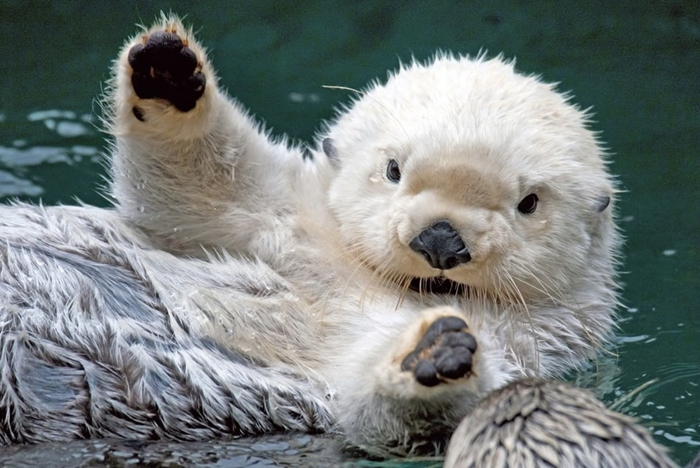
#> input picture DataScience_2023-1/soo.jpg, 700 x 468 px
$ jupyter execute '7_linear_algebra_(solution).ipynb'
#> lines starting #> are read from the running program, lines starting #| are printed output that depends on the picture; long printed decimals are rounded
# 데이터사이언스 (0010085001)

## Exercise 7: Linear Algebra

In this excercise, we plan to perform from the basic usage of linear algebra functions to the application of SVD.

### 1. Basic Linear Algebra

#### option 1) numpy.linalg

##### np.dot / mp.matmul

Dot product of two arrays.
- https://numpy.org/doc/stable/reference/generated/numpy.dot.html

Matrix product of two arrays
- https://numpy.org/doc/stable/reference/generated/numpy.matmul.html

[cell 1]
import numpy as np

[cell 2]
# Scalar product of 3 and 4
results = np.dot(3, 4)
print(results)

[cell 3]
# Dot product of [[1, 0], [0, 1]] and [[4, 1], [2, 2]]
a = [[1, 0],
     [0, 1]]
b = [[4, 1],
     [2, 2]]
results = np.dot(a, b)
print(results)

[cell 4]
# 2D array matrix product of [[1, 0], [0, 1]] and [[4, 1], [0, 1]]
a = np.array([[1, 0],
              [0, 1]])
b = np.array([[4, 1],
              [0, 1]])
results = np.matmul(a, b)
print(results)

[cell 5]
# 2D array and 1D array matrix product of [[1, 0], [0, 1]] and [1, 2]
a = np.array([[1, 0],
              [0, 1]])
b = np.array([1, 2])
results = np.matmul(a, b)
print(results)

# @ operator can be used as a shorthand for np.matmul on ndarrays
results = a @ b
print(results)

##### np.multiply

Multiply arguments element-wise

- https://numpy.org/doc/stable/reference/generated/numpy.multiply.html#numpy-multiply

[cell 6]
# Multiply 2.0 and 4.0
results = np.multiply(2.0, 4.0)
print(results)

[cell 7]
# Element-wise multiplication of [[1, 0], [0, 1]] and [[4, 1], [2, 2]]
a = [[1, 0],
     [0, 1]]
b = [[4, 1],
     [2, 2]]
results = np.multiply(a, b)
print(results)

[cell 8]
# Element-wise multiplication of [[0., 1., 2.], [3., 4., 5.,], [6., 7., 8.,]] and [0., 1., 2]
x1 = np.arange(9.0).reshape((3, 3))
x2 = np.arange(3.0)
results = np.multiply(x1, x2)
print(results)

##### np.inner

Inner product of two arrays
- https://numpy.org/doc/stable/reference/generated/numpy.inner.html

[cell 9]
# Inner product of two vectors [1, 2, 3] and [0, 1, 0]
a = np.array([1, 2, 3])
b = np.array([0, 1, 0])
results = np.inner(a, b)
print(results)

[cell 10]
# Inner product of multidimensional vectors
a = np.arange(24).reshape((2, 3, 4))
b = np.arange(4)
print(a.shape, b.shape)

results = np.inner(a, b)
print(results)
print(results.shape)

[cell 11]
# Inner product of multidimensional vectors
a = np.arange(2).reshape((1, 1, 2))
b = np.arange(6).reshape((3, 2))
print(a.shape, b.shape)
results = np.inner(a, b)
print(results)
print(results.shape)

##### np.linalg.norm

Matrix or vector norm
- https://numpy.org/doc/stable/reference/generated/numpy.linalg.norm.html#numpy-linalg-norm

[cell 12]
from numpy import linalg as LA

[cell 13]
# Set a and b as follows:
a = np.arange(9) - 4
print(a)

b = a.reshape((3, 3))
print(b)

[cell 14]
# Calculate norm of a and b
norm_a = LA.norm(a)
norm_b = LA.norm(b)
print(norm_a)
print(norm_b)

[cell 15]
# Calculate Frobenius norm of b
fro_norm_b = LA.norm(b, ord='fro')
print(fro_norm_b)

[cell 16]
# Calculate infinity norm of a and b
inf_norm_a = LA.norm(a, ord=np.inf)
inf_norm_b = LA.norm(b, ord=np.inf)
print(inf_norm_a)
print(inf_norm_b)

[cell 17]
# Calculate L1 norm of a and b
norm1_a = LA.norm(a, 1)
norm1_b = LA.norm(b, 1)
print(norm1_a)
print(norm1_b)

[cell 18]
# Calculate L2 norm of a and b
norm2_a = LA.norm(a, ord=2)
norm2_b = LA.norm(b, 2)
print(norm2_a)
print(norm2_b)

#### option 2) scipy.linalg
- https://docs.scipy.org/doc/scipy/reference/linalg.html#module-scipy.linalg

[cell 19]
import numpy as np
from scipy import linalg

##### scipy.linalg.inv

Compute the inverse of matrix
- https://docs.scipy.org/doc/scipy/reference/generated/scipy.linalg.inv.html

[cell 20]
# Compute the invers of [[1., 2.], [3., 4.]]
a = np.array([[1., 2.], [3., 4.]])
inv_a = linalg.inv(a)
print(inv_a)

# Compute the multiplication between original and inverse matrices
product = np.matmul(a, inv_a)
print(product)

##### scipy.linalg.det

Compute the determinant of a matrix
- https://docs.scipy.org/doc/scipy/reference/generated/scipy.linalg.det.html#scipy.linalg.det

[cell 21]
# Compute the determinant of [[1,2,3], [4,5,6], [7,8,9]])
a = np.array([[1,2,3], [4,5,6], [7,8,9]])
det_a = linalg.det(a)
print(det_a)

# Compute the determinant of [[0,2,3], [4,5,6], [7,8,9]]
b = np.array([[0,2,3], [4,5,6], [7,8,9]])
det_b = linalg.det(b)
print(det_b)

##### scipy.linalg.norm

Matrix or vector norm
- https://docs.scipy.org/doc/scipy/reference/generated/scipy.linalg.norm.html

[cell 22]
# Set a and b as follows:
a = np.arange(9) - 4
print(a)

b = a.reshape((3, 3))
print(b)

[cell 23]
# Compute norm of a
norm_a = linalg.norm(a)
print(norm_a)

norm_b = linalg.norm(b)
print(norm_b)

[cell 24]
# Compute frobenius norm of b
norm_b_fro = linalg.norm(b, 'fro')
print(norm_b_fro)

[cell 25]
# Compute infinity norm of a and b
norm_inf_a = linalg.norm(a, np.inf)
norm_inf_b = linalg.norm(b, np.inf)
print(norm_inf_a)
print(norm_inf_b)

[cell 26]
# Compute L1 norm of a
norm_l1_a = linalg.norm(a, 1)
print(norm_l1_a)

# Compute L2 norm of b
norm_l2_b = linalg.norm(b, 2)
print(norm_l2_b)

### 2. Eigenvalue

##### np.linalg.eig

Compute the eigenvalues and right eigenvectors of a square array
- https://docs.scipy.org/doc/scipy/reference/generated/scipy.linalg.eig.html#scipy-linalg-eig

[cell 27]
from numpy import linalg as LA
from scipy import linalg

[cell 28]
# Compute eigenvalues of [[1, -1], [1, 1]]
a = np.array([[1, -1], [1, 1]]) # A v = \lambda v
w, v = LA.eig(a)
print(w)
print(v)

##### scipy.linalg.eigvals

Compute eigenvalues from an ordinary or generalized eigenvalue problem
- https://docs.scipy.org/doc/scipy/reference/generated/scipy.linalg.eigvals.html

[cell 29]
# Compute eigenvalues of [[2, 1], [1, 2]]
a = np.array([[2, 1],
              [1, 2]])
eigens = linalg.eigvals(a)
print(eigens)

### 3. Singular Value Decomposition (SVD)

##### numpy.linalg.svd

Singular Value Decomposition
- https://numpy.org/doc/stable/reference/generated/numpy.linalg.svd.html#numpy.linalg.svd

[cell 30]
# Random number generation
a = np.random.randn(9, 6) + 1j*np.random.randn(9, 6)
print(a.shape)

[cell 31]
# SVD on the matrix a
u, s, vh = np.linalg.svd(a)
print(u.shape, s.shape, vh.shape)
print(s)

##### scipy.linalg.svd

Singular Value Decomposition
- https://docs.scipy.org/doc/scipy/reference/generated/scipy.linalg.svd.html#scipy.linalg.svd

[cell 32]
# Random number generation
rng = np.random.default_rng()
m, n = 9, 6
a = rng.standard_normal((m, n)) + 1.j*rng.standard_normal((m, n))
print(a.shape)

[cell 33]
# SVD on the matrix a
u, s, vh = linalg.svd(a)
print(u.shape,  s.shape, vh.shape)
print(s)

### 3. Dimensionality Reduction with SVD

TruncatedSVD is sometimes called Latent Semantic Analysis (LSA)
- https://scikit-learn.org/stable/modules/generated/sklearn.decomposition.TruncatedSVD.html

[cell 34]
import numpy as np
import pandas as pd
import matplotlib.pyplot as plt
import seaborn as sns

from sklearn.datasets import load_iris
from sklearn.decomposition import TruncatedSVD

[cell 35]
# Load iris dataset
iris = load_iris()
dataset= iris.data

[cell 36]
# Call truncated SVD
tsvd = TruncatedSVD(n_components=2)

print('Before the Truncated SVD: ', dataset.shape)

# Perform truncated SVD on iris dataset
results = tsvd.fit_transform(dataset)
print('After the Truncated SVD: ', results.shape)

[cell 37]
# Visualize reduced dataset
plt.scatter(x=results[:,0],
            y=results[:,1],
            c=iris.target)
plt.xlabel('TruncatedSVD Component 1')
plt.ylabel('TruncatedSVD Component 2')
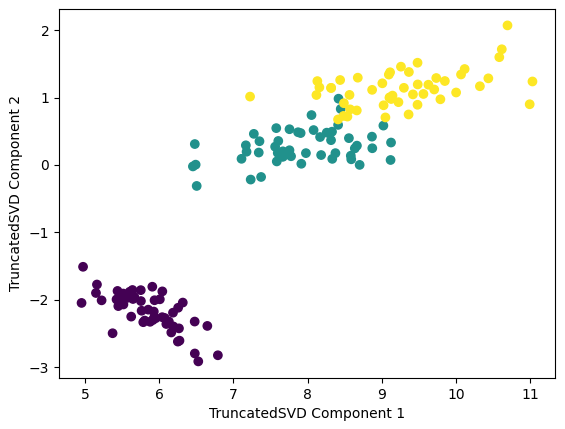
#> figure drawn by matplotlib, 1 panel

### 4. Image Reconstruction with SVD

[cell 38]
import cv2
import numpy as np
import matplotlib.pyplot as plt
import seaborn as sns

[cell 39]
# Load image
img = cv2.imread('soo.jpg')
#> img is the input picture: shape (468, 700, 3); mean B, G, R 122.3, 124.2, 117.1
print('original image shape: ', img.shape)
#| original image shape:  (468, 700, 3)

[cell 40]
# Resize image (optional)
# img = cv2.resize(img, dsize=(500, 300))
# img_gray  = np.random.rand(500, 300)
# print('resized image shape: ', img.shape)

[cell 41]
# Converting the image into gray scale
img_gray = cv2.cvtColor(img, cv2.COLOR_BGR2GRAY)
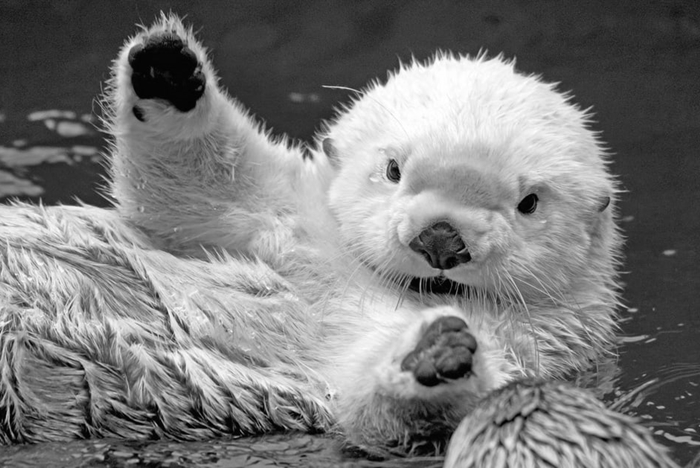
#> img_gray: shape (468, 700); min 0, max 255, mean 121.9
print('gray image shape: ', img_gray.shape)
#| gray image shape:  (468, 700)

plt.figure()
# plt.imshow(img_gray)

[cell 42]
# Calculating the SVD
u, s, v = np.linalg.svd(img_gray, full_matrices=False)
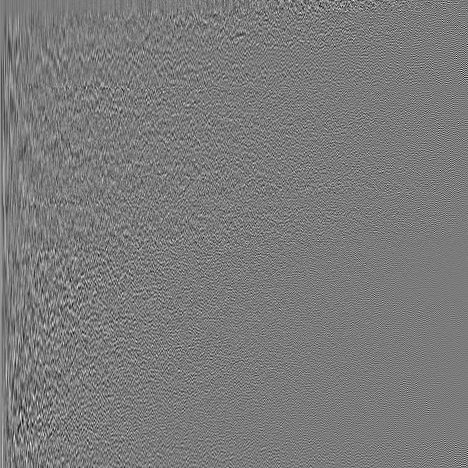
#> u: shape (468, 468) float64; min -0.246, max 0.263, mean 8.95e-05; drawn with min black and max white
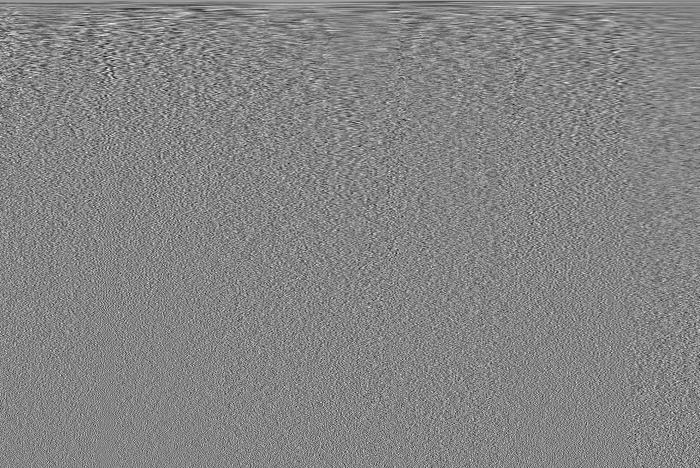
#> v: shape (468, 700) float64; min -0.208, max 0.192, mean 8.14e-05; drawn with min black and max white
#> s = 468 values, max 74497.9 at index 0, min 6.8 at index 467, mean 631.6

s_diag = np.diag(s)
print(s_diag.shape)
#| (468, 468)

# Inspect shapes of the matrices
print(u.shape, s.shape, v.shape)
#| (468, 468) (468,) (468, 700)

print(s[:10])
#| [74497.890 17391.194  8474.495  7677.501
#|   6206.539  5715.657  4945.926  3959.521
#|   3805.888  3338.903]

[cell 43]
# Calculate the ratio of singular values
# A singular value is the square root of an eigenvalue
var_explained = np.round(s**2 / np.sum(s**2), decimals=6)
#> var_explained = 468 values, max 0.881 at index 0, min 0 at index 337, mean 0.00214

# Variance explained top Singular vectors
print('Top 20 singular values')
sns.barplot(x=list(range(1, 21)),
            y=var_explained[0:20],
            color="dodgerblue")

plt.title('Variance Explained Graph')
plt.xlabel('Singular Vector', fontsize=16)
plt.ylabel('Variance Explained', fontsize=16)
plt.tight_layout()
plt.show()
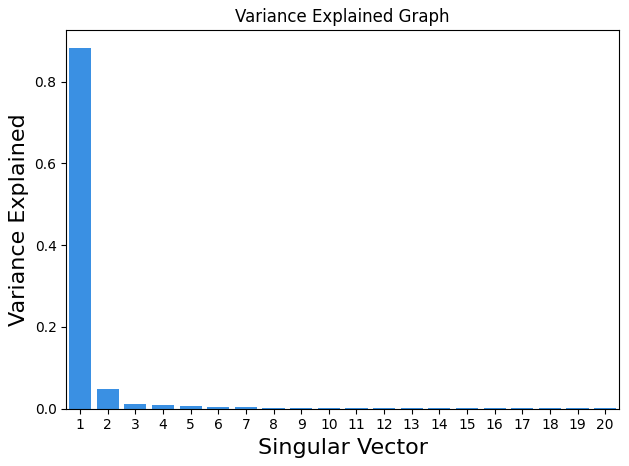
#> figure drawn by matplotlib, 1 panel; tallest bar 0.881 high, from x = -0.4 to 0.4

[cell 44]
# Reconstruct using all components
# img  ~= u * s * v^t
# row_rank = u[:, :500] @ np.diag(s[:500]) @ v[:500, :]
row_rank = u @ np.diag(s) @ v
print(row_rank.shape)
#| (468, 700)

plt.figure()
plt.imshow(row_rank)

[cell 45]
# Save image
# cv2.imwrite('newjeans_gray.jpg', img_gray)
# cv2.imwrite('newjeans_svd.jpg', low_rank)

[cell 46]
# plot figure
plt.figure()

# Plot reconstructed image
plt.subplot(1, 2, 1)
plt.imshow(row_rank, cmap='gray')

# Plot original image
plt.subplot(1, 2, 2)
plt.imshow(img_gray, cmap='gray')

[cell 47]
# Plot images with different number of components
comps = [500, 1, 5, 10, 15, 20] # top-k
plt.figure(figsize=(12, 6))

# Reconstruct using all components
# img  ~= u * s * v^t
for i in range(len(comps)):
    # image recon
    low_rank = u[:, :comps[i]] @ np.diag(s[:comps[i]]) @ v[:comps[i], :]

    if(i == 0):
        plt.subplot(2, 3, i+1),
        plt.imshow(low_rank, cmap='gray'),
        plt.title('Actual Image with n_components = {}'.format(comps[i]))
    else:
        plt.subplot(2, 3, i+1),
        plt.imshow(low_rank, cmap='gray'),
        plt.title('n_components = {}'.format(comps[i]))
        cv2.imwrite('newjeans_svd_{}.jpg'.format(comps[i]), low_rank)
#> this loop made 6 passes
#> pass 2, `low_rank = u[:, :comps[i]] @ np.diag(s[:comps[i]]) @ v[:comps[i], :]`:
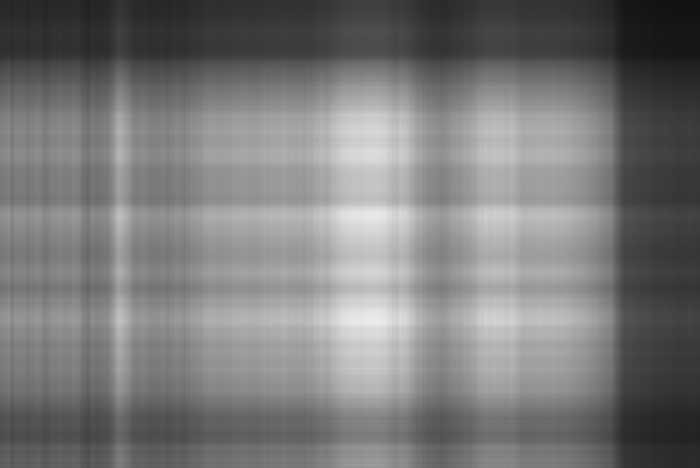
#> low_rank: shape (468, 700) float64; min 17.71, max 236.9, mean 121.6
#> pass 3, `low_rank = u[:, :comps[i]] @ np.diag(s[:comps[i]]) @ v[:comps[i], :]`:
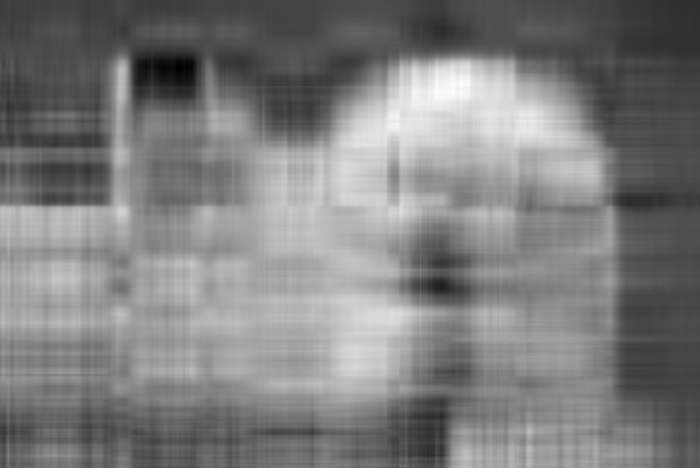
#> low_rank: shape (468, 700) float64; min -39.82, max 287.5, mean 121.7; drawn with min black and max white
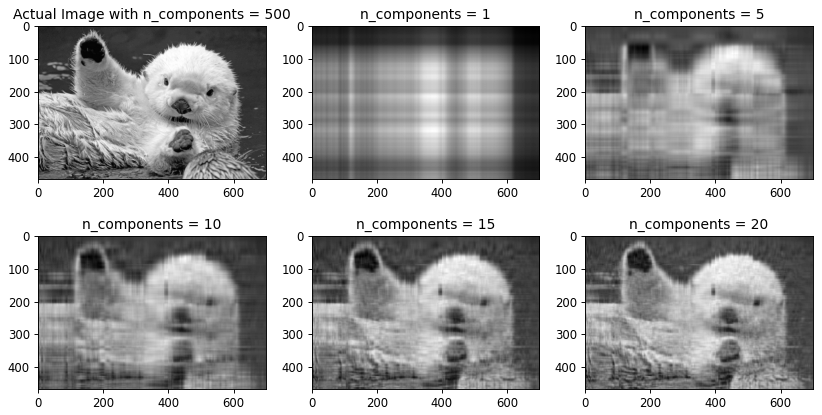
#> figure drawn by matplotlib, 6 panels

$ run again, with DataScience_2023-1/newjeans_svd_5.jpg copied over DataScience_2023-1/soo.jpg
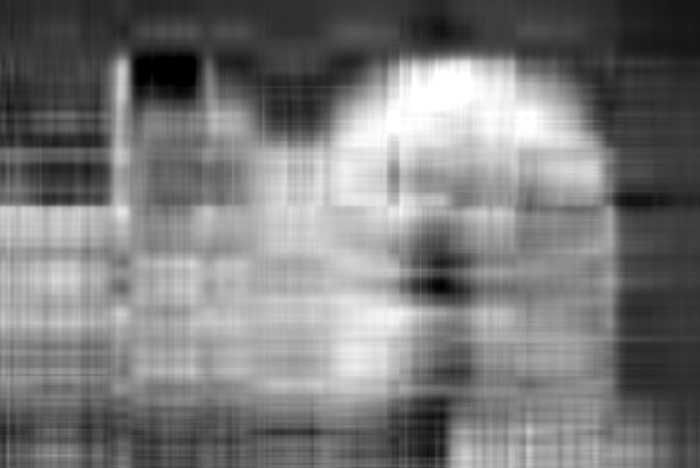
#> input picture DataScience_2023-1/newjeans_svd_5.jpg, 700 x 468 px
#> img is the input picture: shape (468, 700, 3); min 0, max 255, mean 121.7
#| original image shape:  (468, 700, 3)
#| gray image shape:  (468, 700)
#> `u, s, v = np.linalg.svd(img_gray, full_matrices=False)`:
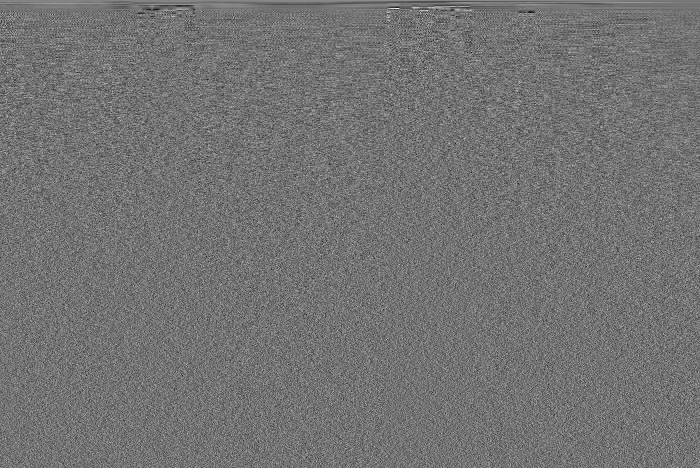
#> v: shape (468, 700) float64; min -0.237, max 0.286, mean 9.02e-05; drawn with min black and max white
#> s = 468 values, max 74479 at index 0, min 1.63 at index 467, mean 255.5
#| (468, 468)
#| (468, 468) (468,) (468, 700)
#| [7.44789633e+04 1.71083367e+04 8.46567854e+03 7.62956258e+03
#|  6.09681401e+03 5.46557781e+02 2.67920825e+02 1.74303146e+02
#|  9.86840227e+01 6.18670344e+01]
#> var_explained = 468 values, max 0.923 at index 0, min 0 at index 10, mean 0.00214
#> `plt.show()`:
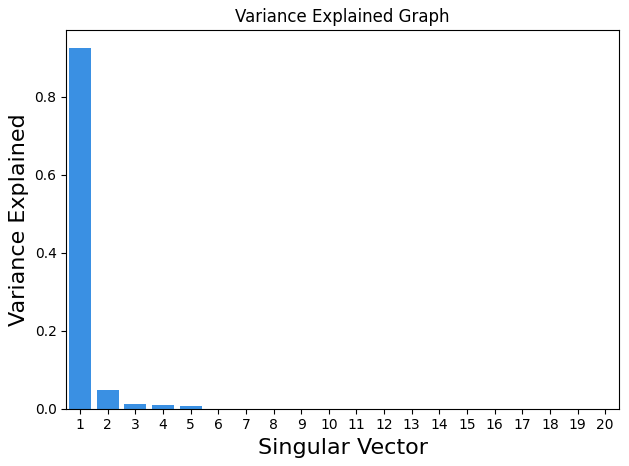
#> figure drawn by matplotlib, 1 panel; tallest bar 0.923 high, from x = -0.4 to 0.4
#| (468, 700)
